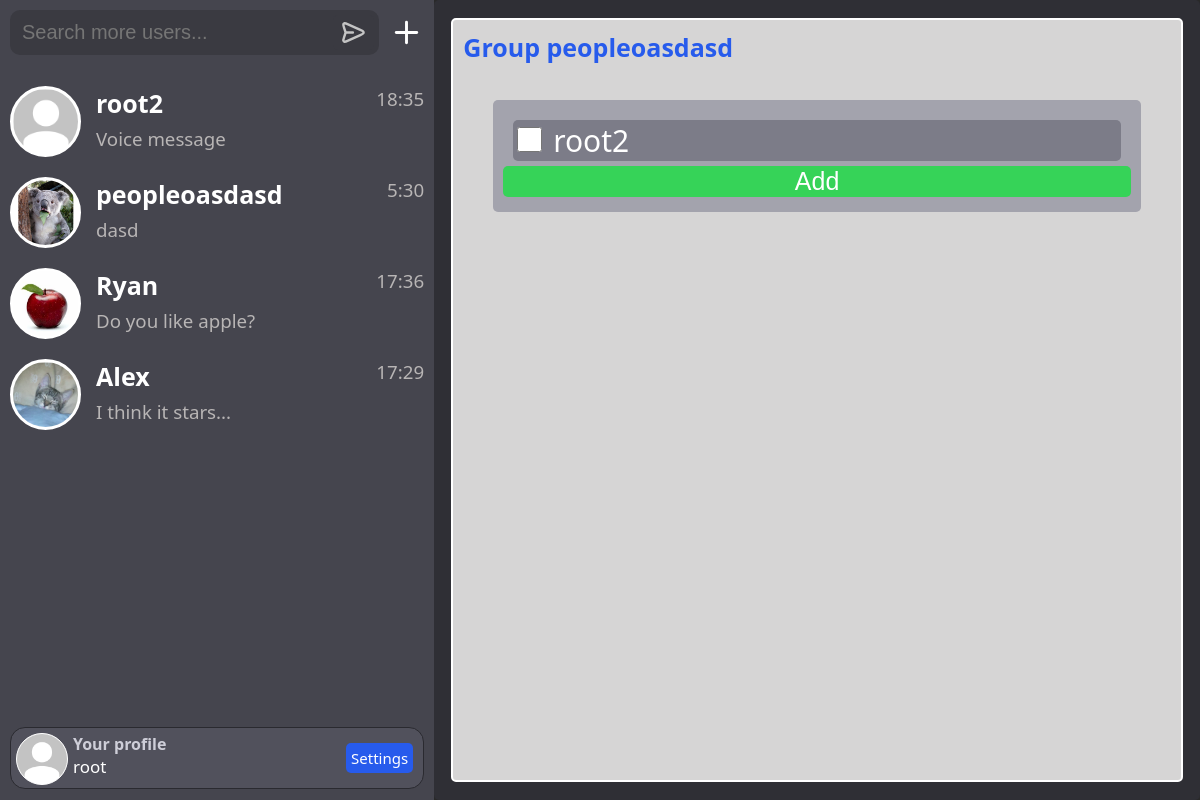
The page /group-add/1 (signed in) on the database its author committed.
### chat/models.py (models this page shows, shortened)
class Chat(models.Model):
    participants = models.ManyToManyField(User)
    time_create = models.DateTimeField(auto_now_add=True)

class Profile(models.Model):
    user = models.OneToOneField(User, on_delete=models.CASCADE)
    avatar = models.ImageField(upload_to=user_directory_path, default='default_avatar.jpg')
    bio = models.TextField(max_length=255, blank=True, default='No bio')
    last_online = models.DateTimeField(auto_now=True, blank=True, null=True)
    status_online = models.BooleanField(blank=True, default=False)

class Messages(models.Model):
    message_type = models.TextField(max_length=255)
    user = models.ForeignKey(User, on_delete=models.SET_NULL, blank=True, null=True)
    content = models.TextField(max_length=255)
    time_create = models.DateTimeField(auto_now_add=True)
    read = models.BooleanField(default=False)
    chat_id = models.IntegerField()

class Group(models.Model):
    root = models.ForeignKey(User, on_delete=models.SET_NULL, blank=True, null=True)
    name = models.CharField(max_length=255)
    avatar = models.ImageField(upload_to=groups_directory_path, default='default_group_avatar.jpg')
    bio = models.TextField(max_length=255, default='No bio')
    participants = models.ManyToManyField(User, related_name='participant_groups')
    admins = models.ManyToManyField(User, related_name='admin_groups')
    time_create = models.DateTimeField(auto_now_add=True)
    USERNAME_FIELD = 'root'

class GroupMessages(models.Model):
    message_type = models.TextField(max_length=255)
    user = models.ForeignKey(User, on_delete=models.SET_NULL, blank=True, null=True)
    content = models.TextField(max_length=255)
    time_create = models.DateTimeField(auto_now_add=True)
    read = models.BooleanField(default=False)
    chat_id = models.IntegerField()

### chat/views.py (the view, shortened to what this page needs)
# urls.py: path('group-add/<int:from_group>', GroupAdd.as_view(), name='group_add'),
class GroupAdd(LoginRequiredMixin, DataMixin, TemplateView, FormMixin):
    template_name = 'chat/group_add_users.html'
    form_class = AddUserGroupForm
    success_url = reverse_lazy('home')
    def get_context_data(self, **kwargs):
        group = Group.objects.get(pk=self.kwargs['from_group'])
        group_members = group.participants.all()
        context = super().get_context_data(**kwargs)
        c_def = self.get_user_context(title=f"Group {group.name}", group_name=group.name,
                                      group=group, group_members=group_members)
        return dict(list(context.items()) + list(c_def.items()))
    def get_form_kwargs(self):
        kwargs = super(GroupAdd, self).get_form_kwargs()
        kwargs['request'] = self.request
        kwargs['from_group'] = self.kwargs['from_group']
        return kwargs

### chat/forms.py
class AddUserGroupForm(forms.ModelForm):
    participants = forms.ModelMultipleChoiceField(
        queryset=User.objects.none(),
        widget=forms.CheckboxSelectMultiple(attrs={'class': 'group-add-new-user'})
    )
    def __init__(self, *args, **kwargs):
        self.request = kwargs.pop('request')
        self.from_group = kwargs.pop('from_group')
        super(AddUserGroupForm, self).__init__(*args, **kwargs)
        chats = Chat.objects.filter(participants=self.request.user)
        group = Group.objects.get(pk=self.from_group)
        group_member = group.participants.all()
        users_in_chats = []
        for chat in chats:
            users_in_chat = chat.participants.all()
            users_in_chats.extend(users_in_chat)
        query = [user.id for user in users_in_chats if user != self.request.user and user not in group_member]
        participants_queryset = User.objects.filter(pk__in=query).distinct()
        self.fields['participants'].queryset = participants_queryset
    class Meta:
        model = Group
        fields = tuple()

### chat/templates/chat/group_add_users.html (shortened to what this page needs)
{% extends 'chat/base.html' %}
{% load static %}
{% block head %}
<link rel="stylesheet" href="{% static 'chat/css/group_style.css' %}" type="text/css">
{% endblock %}
{% block content %}
<div class="chat">
<div class="group">
    <div class="group-info">
        Group {{group.name}}
    </div>
    <div class="group-container">
        <div class="group-container-container">
        <form action = "" method = "post">
        {% if form.participants|length > 0 %}
        {% for f in form.participants %}
        <div class="group-add-user-container">{{f}}</div>
        {% endfor %}
        <input type="submit" value=Add class="submit">
        {% else %}
            <div>You don`t have more chats with users</div>
        {% endif %}
    </form>
    </div>
    </div>
</div>
</div>
{% endblock %}

### chat/templates/chat/base.html (shortened to what this page needs)
{% load static %}
<!DOCTYPE html>
<html>
<head>
    <link rel="stylesheet" href="{% static 'chat/css/styles.css' %}" type="text/css">
    {% block head %}
    {% endblock %}
</head>
<body>
<div class="full-page">
    <div class="users-chats">
        <div class="users-chats-search">
            <div class="users-chats-search-container-input">
                <div style="padding: 0 5px 0 5px; width: 90%;">
                    <input id="users-chats-search-input" placeholder="Search more users..." type="text" size="100">
                </div>
                <div style="margin-left: auto;">
                    <button id="users-chats-search-submit"><img class="users-chats-search-button" src="{% static 'chat/svg/send.svg' %}"></button>
                </div>
            </div>
            <div class="users-chats-search-add-group">
                <a class="users-chats-search-add-a" title="Create Group" href="{% url 'create_group' %}">
                    <img class='users-chats-search-add-img' src="{% static 'chat/svg/add.svg' %}">
                </a>
            </div>
        </div>
        <div class="users-chats-list">
            {% for chat in chats %}
            {% if chat.chat.pk == room_name %}
                {% if chat.type == 'chat' %}
                    {% if chat.type == type_page %}
                    <a href="/chat/{{chat.chat.pk}}"><div class="users-chats-list-user-selected">
                    {% else %}
                    <a href="/chat/{{chat.chat.pk}}"><div id="chat-{{chat.chat.pk}}" class="users-chats-list-user">
                    {% endif %}
                {% else %}
                {% if chat.type == type_page %}
                    <a href="/group/{{chat.chat.pk}}"><div class="users-chats-list-user-selected">
                {% else %}
                    <a href="/group/{{chat.chat.pk}}"><div id="group-{{chat.chat.pk}}" class="users-chats-list-user">
                {% endif %}
                {% endif %}
            {% else %}
                {% if chat.type == 'chat' %}
                    <a href="/chat/{{chat.chat.pk}}"><div id="chat-{{chat.chat.pk}}" class="users-chats-list-user">
                {% else %}
                    <a href="/group/{{chat.chat.pk}}"><div id="group-{{chat.chat.pk}}" class="users-chats-list-user">
                {% endif %}
            {% endif %}
            <div id='avatar-{{ chat.mate.pk }}' style="display: flex; position: relative;">
                <div class='user-chats-list-avatar'>
                    {% if chat.type == 'chat' %}
                        <img class="user-chats-list-avatar-img" src="{{ chat.mate.profile.avatar.url }}">
                    {% else %}
                        <img class="user-chats-list-avatar-img" src="{{ chat.chat.avatar.url }}">
                    {% endif %}
                </div>
                <div style="display: grid;">
                    {% if chat.type == 'chat' %}
                        <h1 class="users-name-style">{{chat.mate}}</h1>
                    {% else %}
                        <h1 class="users-name-style">{{chat.chat.name}}</h1>
                    {% endif %}
                    {% if chat.message.message_type == 'text' %}
                        {% if chat.message.content|length > 20%}
                            <h3 id="message-{{chat.chat.pk}}" class="users-chats-list-last-message">{{chat.message.content|slice:":17" }}...</h3>
                        {% else %}
                            <h3 id="message-{{chat.chat.pk}}" class="users-chats-list-last-message">{{chat.message.content|slice:":20" }}</h3>
                        {% endif %}
                    {% elif chat.message.message_type == 'audio' %}
                        <h3 id="message-{{chat.chat.pk}}" class="users-chats-list-last-message">Voice message</h3>
                    {% endif %}
                </div>
                <div style="display: flex; margin-inline-start: auto;">
                    <h3 id="time-{{chat.chat.pk}}" title="{{chat.message.time_create}}" class="users-chats-list-last-message">{{chat.message.time_create|date:"G:i"}}</h3>
                </div>
            </div>
            </div></a>
            {% endfor %}
        </div>
        <div class="users-chats-profile">
            <div class='users-chats-profile-avatar'>
                <img class="users-chats-profile-avatar-img" src="{{ request.user.profile.avatar.url }}">
            </div>
            <div style="margin-left: 5px;">
                <h4 style="color: #ceced8;">Your profile</h4>
                {% if request.user.username|length > 9 %}
                    <div class="size-myname-long">{{request.user.username}}</div>
                {% else %}
                    <div class="size-myname">{{request.user.username}}</div>
                {% endif %}
            </div>
            <a href='{% url "settings" %}' class="settings-button">Settings</a>
        </div>
    </div>
{% block content %}
{% endblock %}
</body>
</html>

### chat/static/chat/css/styles.css (style rules this page uses)
body { background-color: #292929; font-family: system-ui, sans-serif; height: 100%; }
h1, h2, h3, h4 { margin: 0; }
a { text-decoration: none; color: #fff; }
.chat { background-color: #2f2f35; border-radius: 5px; width: 100%; margin: 0 auto; position: relative; display: grid; }
.users-chats-list-user { position: relative; background-color: #45454e; color: #fff; padding: 10px 10px; }
.users-chats-search-button { height: 29px; margin: auto; }
.full-page { width: 100%; position: absolute; top: 50%; left: 50%; transform: translate(-50%, -50%); display: flex; height: 100vh; }
.users-chats { width: 18cm; height: 100%; background-color: #45454e; position: relative; display: grid; }
.users-chats-list-last-message { margin: 0; color: #b8b5b5; font-weight: 400; overflow: hidden; text-overflow: ellipsis; white-space: nowrap; }
.users-chats-list { word-wrap: break-word; overflow: auto; height: calc(100vh - 160px); }
.users-chats-search { margin-bottom: 10px; height: 65px; display: flex; }
.users-chats-profile { height: 50px; color: #fff; padding: 5px; margin: 10px; border-radius: 15px; background-color: #51515c; border: 1px solid #2a2a30; display: flex; word-wrap: break-word; }
.users-chats-search-container-input { display: flex; margin: 10px; background-color: #3a3a41; padding: 5px; border-radius: 10px; height: 35px; }
#users-chats-search-input { background-color: #3a3a41; color: #fff; border: none; outline: none; font-size: 20px; width: 100%; margin: 5px 0 5px 0; }
#users-chats-search-submit { background-color: #3a3a41; border: none; outline: none; border-radius: 5px; height: 100%; display: flex; }
.settings-button { background-color: #275bec; font-size: 15px; font-weight: 500; margin-left: auto; margin-top: auto; margin-bottom: auto; margin-right: 5px; padding: 5px; border-radius: 5px; }
.users-chats-profile-avatar { width: 50px; height: 50px; overflow: hidden; border-radius: 50%; position: relative; border: 1px solid #fff; background-color: #fff; }
.users-chats-profile-avatar-img { position: absolute; width: auto; height: 100%; margin: auto; top: 50%; left: 50%; transform: translate(-50%, -50%); }
.user-chats-list-avatar { width: 65px; height: 65px; margin-top: auto; margin-bottom: auto; margin-right: 15px; overflow: hidden; border-radius: 50%; position: relative; border: 3px solid #fff; background-color: #fff; }
.user-chats-list-avatar-img { position: absolute; width: auto; height: 100%; margin: auto; top: 50%; left: 50%; transform: translate(-50%, -50%); }
.users-chats-search-add-group { height: 45px; margin: 10px 10px 10px 0; display: flex; }
.users-chats-search-add-img { height: 35px; width: 35px; margin: auto; }
.users-chats-search-add-a { height: 35px; width: 35px; margin: auto; border-radius: 5px; }
.size-myname { font-size: 20px; }
.users-name-style { overflow: hidden; text-overflow: ellipsis; white-space: nowrap; }
@media (max-width: 1250px) { h1 { font-size: 25px; } }
@media (max-width: 1250px) { .size-myname, .size-myname-long { font-size: 17px; } }

### chat/static/chat/css/group_style.css (style rules this page uses)
body { background-color: #292929; font-family: system-ui, sans-serif; height: 100%; }
a { text-decoration: none; color: #fff; }
.group { background-color: #d6d5d5; position: relative; width: 60%; height: 95%; overflow: auto; margin: auto; border-radius: 5px; color: #2b2b2b; border: 2px solid #ffffff; display: grid; }
.group-container { position: relative; margin: 40px; margin-top: 80px; }
.group-info { position: absolute; font-size: 25px; font-weight: 600; border-radius: 5px; color: #275bec; top: 10px; left: 10px; display: flex; align-items: center; }
.group-add-new-user { width: 25px; height: 25px; }
.group-add-user-container { background-color: #7C7C88; margin: 10px; border-radius: 5px; font-size: 30px; margin-bottom: auto; color: #fff; display: grid }
label { margin-top: auto; margin-bottom: auto; }
.group-container-container { background-color: #A3A3AD; padding: 10px; border-radius: 5px; }
.submit { background-color: #36d358; border: none; color: #fff; border-radius: 5px; width: 100%; font-size: 25px; margin-top: 10px; margin-top: 5px; margin-bottom: 5px; }
@media (max-width: 1250px) { .group { width: 95%; } }

### rows shown on the page
Chat: mate.profile.avatar (placeholder picture), mate "root2", message.time_create "18:35"
Group: chat.avatar (picture), chat.name "peopleoasdasd", message.content "dasd", message.time_create "5:30", name "peopleoasdasd"
Chat: mate.profile.avatar (placeholder picture), mate "Ryan", message.content "Do you like apple?", message.time_create "17:36"
Chat: mate.profile.avatar (placeholder picture), mate "Alex", message.content "I think it stars", message.time_create "17:29"

### other values the page prints
{{ request.user.username }} "root"
